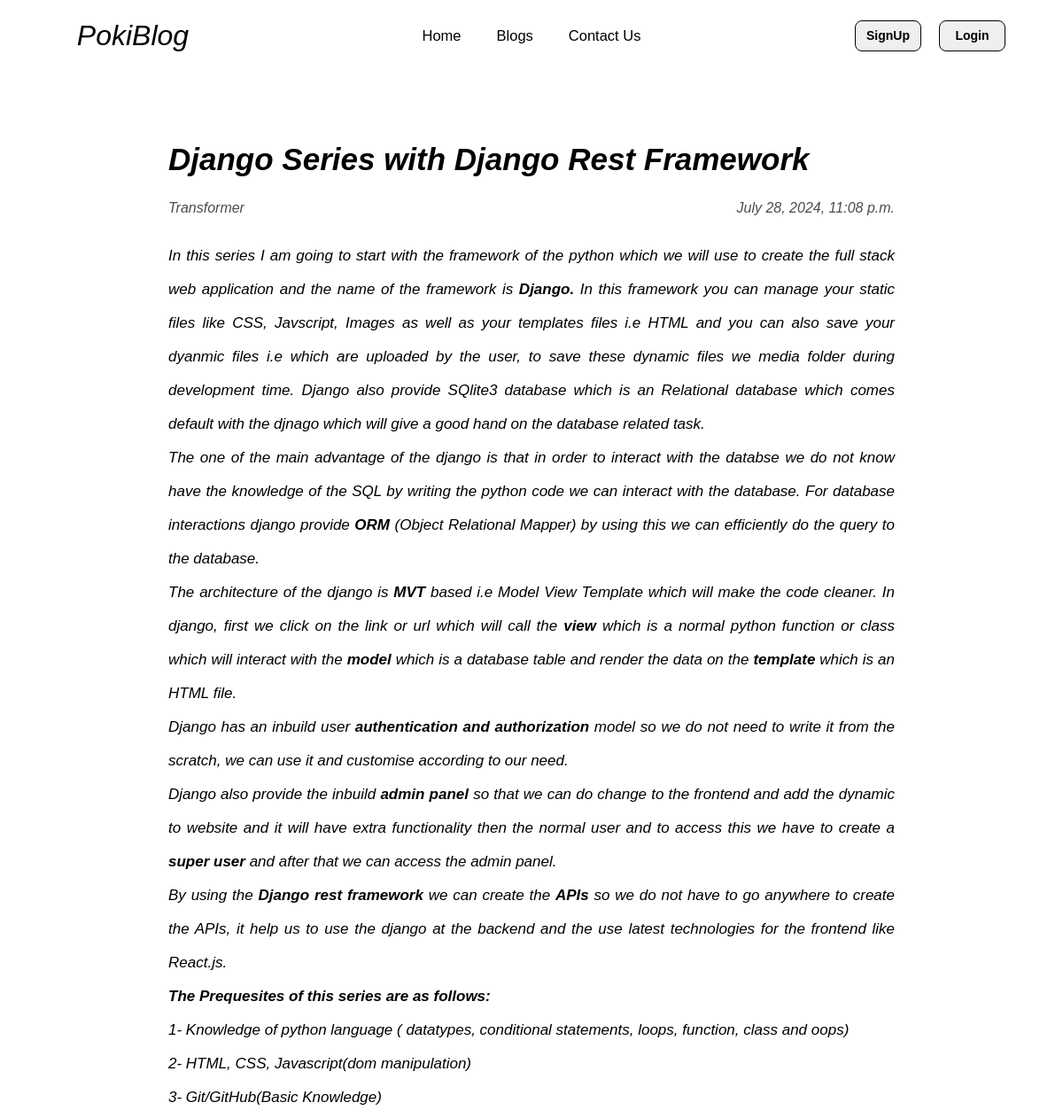
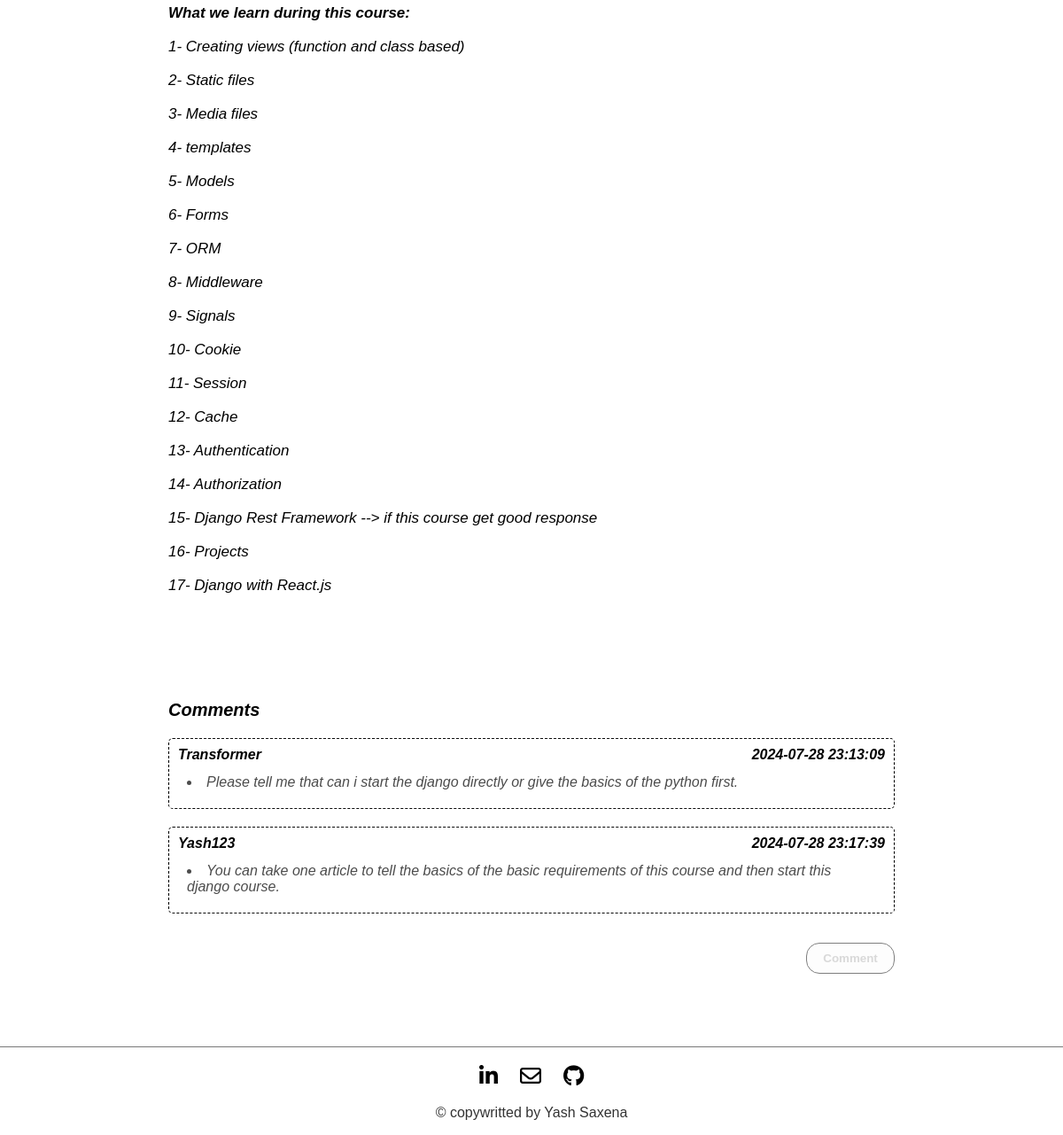
Screenshot of /blogdetail/17 with the database file from the repository (2 pictures, top to bottom).
### blog/models.py (models this page shows)
class Blog(models.Model):
    title = models.CharField(max_length=150)
    content = HTMLField()
    created_at = models.DateTimeField(default=datetime.datetime.now(),blank=True)
    comments = models.TextField()
    author = models.CharField(max_length=150)
    updated_at = models.DateTimeField(default=datetime.datetime.now())
    comments_count = models.IntegerField(default=0)
    is_updated = models.BooleanField(default=False)

### blog/views.py (the view, shortened to what this page needs)
# urls.py: path('blogdetail/<int:id>',views.Blogdetail,name='blogdetail'),
def Blogdetail(request,id):
    status,show = is_loggedin(request)
    blog_detail = Blog.objects.get(id=id)
    comments = eval(blog_detail.comments)
    return render(request,'blog/blog_detail.html',{'blogdetail':blog_detail,'show':show,'status':status,"comments":comments})

### blog/views.py (called while the page is built)
def is_loggedin(request):
    status = request.user.is_authenticated
    if status:
        show = request.user.username[0].upper()
    else:
        show = None
    return status,show

### blog/templates/blog/blog_detail.html (shortened to what this page needs)
{% extends "base.html" %}
{% load static %}
{% block style %}
{{ block.super }}
<link rel="stylesheet" href="{% static 'blog/css/blogdetail.css' %}">
{% endblock style %}
{% block content %}
<main class="main-container">
    <div class="blogdetail-container">
        <div class="blog">
            <p class='blog-title'>{{blogdetail.title|capfirst}}</p>
            <div class='blog-author'>
                <p>{{blogdetail.author}}</p>
                {% if blogdetail.is_updated %}
                    <p>{{blogdetail.updated_at}} (Edited)</p>
                {% else %}
                    <p>{{blogdetail.created_at}}</p>
                {% endif %}
            </div>
            <div class='blog-content'>{{blogdetail.content|safe}}</div>
        </div>
        <div class="comments-container">
            <p class='comment'>Comments</p>
                {% if comments %}
                {% for comment in comments %}
                    <div class="comment-container">
                        <div class='comment-user'>
                            <p>{{comment.0|capfirst}}</p>
                            <p>{{comment.2}}</p>
                        </div>
                       <div class='comment-content'>
                            <li>{{comment.1|capfirst}}</li>
                       </div>
                    </div>
                {% endfor %}
                {% else %}
                <p class='no-comment'> No Comment Yet!!</p>
                {% endif %}
            <div class="add-comment">
                {% if status %}
                    <a href="#comment-ADD" class='active'><input type="submit" value="Comment" class='add-button-comment'></a>
                {% else %}
                    <input type="submit" value="Comment" class='add-button-comment blur' disabled>
                {% endif %}
            </div>
        </div>
    </div>
    {% include "footer.html" %}
</main>
{% endblock content %}

### blog/static/blog/css/style.css (style rules this page uses)
* { padding: 0px; margin: 0px; box-sizing: border-box; }
.main-container { width: 100vw; height: 100vh; max-height: max-content; }

### blog/static/blog/css/blogdetail.css (style rules this page uses)
.main-container { width: 100%; height: 100vh; max-height: max-content; }
.blogdetail-container { width: 100%; height: max-content; display: flex; flex-direction: column; justify-content: center; align-items: center; }
.blog { width: 75%; height: max-content; margin-top: 40px; margin-bottom: 30px; padding: 40px; display: flex; flex-direction: column; gap: 20px; }
.blog-author { display: flex; width: 100%; height: 30px; justify-content: space-between; align-items: center; }
.blog-author p { font-family: 'Trebuchet MS', 'Lucida Sans Unicode', 'Lucida Grande', 'Lucida Sans', Arial, sans-serif; font-style: italic; opacity: 0.7; }
.blog-title { font-family: 'Trebuchet MS', 'Lucida Sans Unicode', 'Lucida Grande', 'Lucida Sans', Arial, sans-serif; font-style: italic; font-weight: 900; font-size: 35px; }
.blog-content { font-family: 'Trebuchet MS', 'Lucida Sans Unicode', 'Lucida Grande', 'Lucida Sans', Arial, sans-serif!important; text-align: justify!important; font-size: 17px!important; line-height:38px!important; font-style: italic!important; }
.comments-container { width: 75%; height: max-content; margin-bottom: 30px; padding: 40px; display: flex; flex-direction: column; gap: 20px; }
.comment { font-family: 'Trebuchet MS', 'Lucida Sans Unicode', 'Lucida Grande', 'Lucida Sans', Arial, sans-serif; font-style: italic; font-weight: 900; font-size: 20px; }
.comment-container { width: 100%; height: max-content; display: flex; flex-direction: column; border: 1px dashed black; border-radius: 5px; padding: 10px; gap: 5px; font-family: 'Trebuchet MS', 'Lucida Sans Unicode', 'Lucida Grande', 'Lucida Sans', Arial, sans-serif; }
.comment-user { width: 100%; height: 15px; display: flex; justify-content: space-between; align-items: center; font-style: italic; font-weight: bold; }
.comment-content { width: 100%; height: max-content; padding: 10px; }
.comment-content li { opacity: 0.7; font-style: italic; }
.add-comment { width: 100%; height: 60px; padding: 20px; padding-right: 0px; display: flex; justify-content: flex-end; align-items: center; }
.add-button-comment { width: 100px; height: 35px; font-weight: bold; font-family: 'Trebuchet MS', 'Lucida Sans Unicode', 'Lucida Grande', 'Lucida Sans', Arial, sans-serif; border: 1px solid black; border-radius: 15px; cursor: pointer; transition: all; transition-duration: 0.5s; }
.blur { opacity: 0.5; }

### rows the page displays
Blog: title "Django Series with Django Rest Framework", author "Transformer", created_at "July 28, 2024, 11:08 p.m.", content "In this series I am going to start with the framework of the python which we will use to create the full stack web application and the name of the framework is Django. In this framework you can manage your static files like CSS, Javscript, Images as well as your templates files i.e HTML and you can also save your dyanmic files i.e which are uploaded by the user, to save these dynamic files we media folder during development time. Django also provide SQlite3 database which is an Relational database which comes default with the djnago which will give a good hand on the database related task. The one of the main advantage of the django is that in order to interact with the databse we do not…"

### other values shown
{{ comment.0|capfirst }} "Transformer" "Yash123"
{{ comment.2 }} "2024-07-28 23:13:09" "2024-07-28 23:17:39"
{{ comment.1|capfirst }} "Please tell me that can i start the django directly or give the basics of the python first." "You can take one article to tell the basics of the basic requirements of this course and then start this django course."
